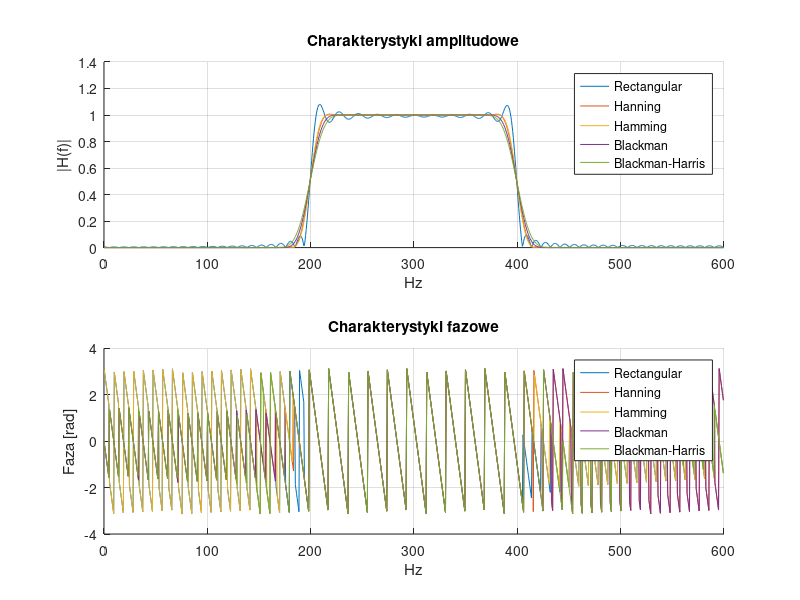

Write MATLAB code to recreate this figure. (Note: this script raises an error after producing the figure.)
clear; close all; clc;

fpr = 1200;
fc = 300;
df = 200;
fp1 = fc - df/2;
fp2 = fc + df/2;

N1 = 128; % parzyste
N2 = 129; % nieparzyste

Wn = [fp1 fp2]/(fpr/2); % normalizacja

okna = {
    rectwin(N1), 'Rectangular';
    hanning(N1), 'Hanning';
    hamming(N1), 'Hamming';
    blackman(N1), 'Blackman';
    blackmanharris(N1), 'Blackman-Harris'
};

figure;
for i = 1:size(okna,1)
    b = fir1(N1-1, Wn, 'bandpass', okna{i,1});
    [H, f] = freqz(b, 1, 1024, fpr);
    
    subplot(2,1,1);
    hold on; plot(f, abs(H), 'DisplayName', okna{i,2});
    title('Charakterystyki amplitudowe'); xlabel('Hz'); ylabel('|H(f)|'); grid on;

    subplot(2,1,2);
    hold on; plot(f, angle(H), 'DisplayName', okna{i,2});
    title('Charakterystyki fazowe'); xlabel('Hz'); ylabel('Faza [rad]'); grid on;
end
subplot(2,1,1); legend show;
subplot(2,1,2); legend show;
for i = 1:size(okna,1)
    b = fir1(N1-1, Wn, 'bandpass', okna{i,1});
    [H, f] = freqz(b, 1, 1024, fpr);
    idx_stop = (f < fp1 - 50 | f > fp2 + 50); % okolice pasma zaporowego
    attenuation = 20*log10(max(abs(H(idx_stop))));
    fprintf('%s window: Max stopband attenuation = %.2f dB\n', okna{i,2}, attenuation);
end

t = 0:1/fpr:1;
x = sin(2*pi*100*t) + sin(2*pi*300*t) + sin(2*pi*500*t); % testowy sygnał

figure;
pspectrum(x, fpr);
title('Widmo oryginalnego sygnału');

% Przykład filtracji:
b = fir1(N1-1, Wn, 'bandpass', blackman(N1));
y = filter(b, 1, x);

figure;
pspectrum(y, fpr);
title('Widmo po filtracji (Blackman)');
